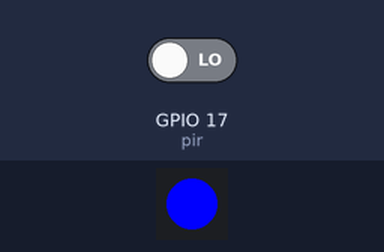
The program below on a simulated Raspberry Pi (BCM pin numbers). Shown: 1 RGB LEDs in strip order, left to right. The inputs (shaded band) are chosen by the test bench; at power-on: GPIO 17 (pir) LOW.

Above: at 1.2 s.
1.3 s: GPIO 17 (pir) driven HIGH
At 2.5 s:
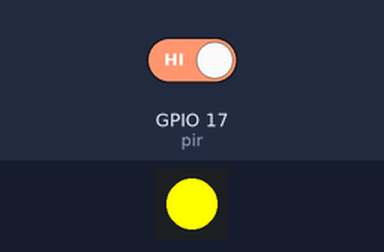
2.8 s: GPIO 17 (pir) driven LOW
At 3.9 s:
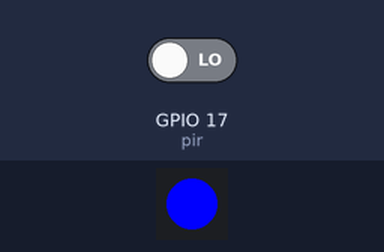
Timing chart, 0 to 5.8 s (numbered marks = the images above; inputs shaded):
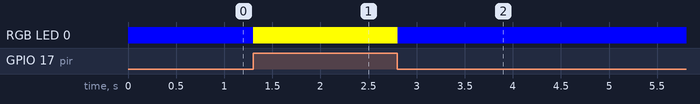

The program:

PIR.py
```python
from gpiozero import RGBLED, MotionSensor
from time import sleep

led = RGBLED(red=18, green=27, blue=22)
pir = MotionSensor(17)

try:
    while True:
        if pir.motion_detected:
            led.color = (1,1,0)
        else:
            led.color = (0,0,1)
        sleep(0.1)
except KeyboardInterrupt:
    print('Existing...')
finally:
    pass
```

Measured:
- after the input at 1.3 s, RGB LED 0: RGB(0, 0, 255) → RGB(255, 255, 0) at once
- after the input at 2.8 s, RGB LED 0: RGB(255, 255, 0) → RGB(0, 0, 255) at once
